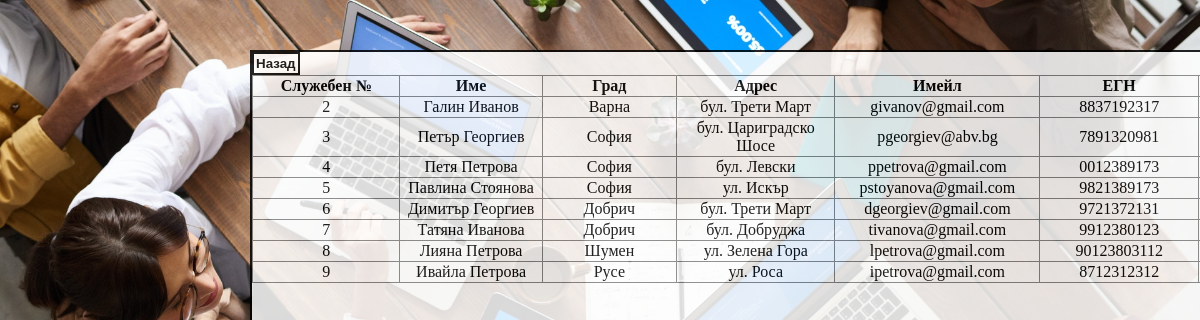
/employees_show.php, run on the app's committed database.
### tables this page shows
CREATE TABLE `employees` (
  `employee_id` int(11) NOT NULL,
  `egn` varchar(50) NOT NULL,
  `name` varchar(50) NOT NULL,
  `city` varchar(50) NOT NULL,
  `address` varchar(50) DEFAULT NULL,
  `email` varchar(50) DEFAULT NULL
);

### employees_show.php (the view, shortened to what this page needs)
<html>
<div><input class="button" type="button" onclick="window.location.replace('employees.php')" value="Назад" /><br>
</html>
<?php
include 'db_connection.php';
$sqlQuery = 'SELECT * FROM employees';
$result = mysqli_query($link, $sqlQuery) or die(mysqli_error($link));
if ($result) {
	$b = "style='border:1px solid  gray; border-collapse:collapse; text-align:center'";
	echo "<table $b><tr $b><th $b>Служебен №</th><th $b>Име</th><th $b>Град</th><th $b>Адрес</th><th $b>Имейл</th><th $b>ЕГН</th><th $b></th></tr>";
	while ($row = mysqli_fetch_array($result)) {
		echo "<tr $b>";
		echo "<td $b>" . $row['employee_id'] . "</td>";
		echo "<td $b>" . $row['name'] . "</td>";
		echo "<td $b>" . $row['city'] . "</td>";
		echo "<td $b>" . $row['address'] . "</td>";
		echo "<td $b>" . $row['email'] . "</td>";
		echo "<td $b>" . $row['egn'] . "</td>";
		echo "</tr>";
	}
	echo "</table>";
}

### employees_show.php (style rules this page uses)
html { background-image: url("employees.jpg"); background-size: 100%; }
td { width: 300px; text-align: center; }
.button { border: 2px solid black; padding: 2px; background-color: white; color: black; font-weight: bold; }

### data on the page
employees: employee_id "2", name "Галин Иванов", city "Варна", address "бул. Трети Март", email "givanov@gmail.com", egn "8837192317"
employees: employee_id "3", name "Петър Георгиев", city "София", address "бул. Цариградско Шосе", email "pgeorgiev@abv.bg", egn "7891320981"
employees: employee_id "4", name "Петя Петрова", city "София", address "бул. Левски", email "ppetrova@gmail.com", egn "0012389173"
employees: employee_id "5", name "Павлина Стоянова", city "София", address "ул. Искър", email "pstoyanova@gmail.com", egn "9821389173"
employees: employee_id "6", name "Димитър Георгиев", city "Добрич", address "бул. Трети Март", email "dgeorgiev@gmail.com", egn "9721372131"
employees: employee_id "7", name "Татяна Иванова", city "Добрич", address "бул. Добруджа", email "tivanova@gmail.com", egn "9912380123"
employees: employee_id "8", name "Лияна Петрова", city "Шумен", address "ул. Зелена Гора", email "lpetrova@gmail.com", egn "90123803112"
employees: employee_id "9", name "Ивайла Петрова", city "Русе", address "ул. Роса", email "ipetrova@gmail.com", egn "8712312312"
